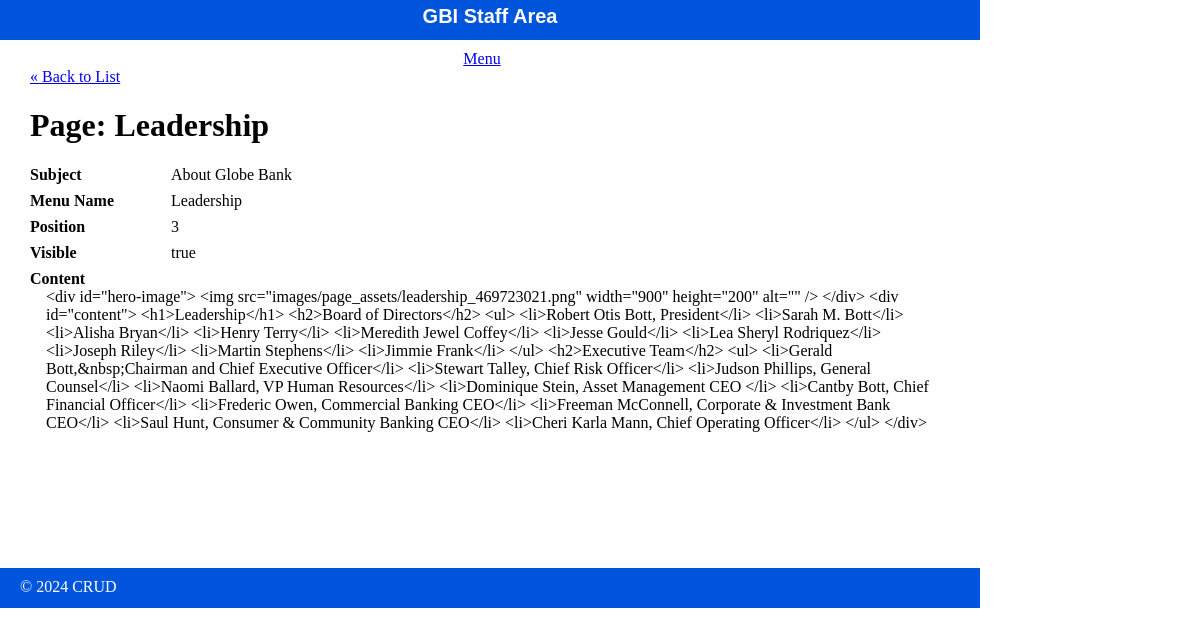
/staff/pages/show.php?id=3, run on the app's committed database.
### tables this page shows
CREATE TABLE pages (
	id INT(11) NOT NULL AUTO_INCREMENT,
	subject_id INT(11),
	menu_name VARCHAR(255),
	position INT(3),
	visible TINYINT(1),
	content TEXT,
	PRIMARY KEY (id)
);

CREATE TABLE subjects (
	id INT(11) NOT NULL AUTO_INCREMENT,
	menu_name VARCHAR(255),
	position INT(3),
	visible TINYINT(1),
	PRIMARY KEY (id)
);

### private/functions.php (called while the page is built, shortened)
<?php
function url_for($script_path) {
  return WWW_ROOT . $script_path;
}
function h($string="") {
  return htmlspecialchars($string);
}
?>

### private/database.php (called while the page is built, shortened)
<?php
    function db_escape($connection, $string){
        return mysqli_real_escape_string($connection, $string);
    }
?>

### private/query_functions.php (called while the page is built, shortened)
<?php
  function find_subject_by_id($id) {
    global $db;
    $sql = "SELECT * FROM subjects ";
    $sql .= "WHERE id='" . db_escape($db, $id) . "'";
    $result = mysqli_query($db, $sql);
    $subject = mysqli_fetch_assoc($result);
    return $subject;
  }
  function find_page_by_id($id) {
    global $db;
    $sql = "SELECT * FROM pages ";
    $sql .= "WHERE id='" . db_escape($db, $id) . "'";
    $result = mysqli_query($db, $sql);
    $page = mysqli_fetch_assoc($result);
    return $page;
  }
?>

### public/staff/pages/show.php (the view, shortened to what this page needs)
<?php
$id = $_GET['id'] ?? '1';
$page = find_page_by_id($id);
?>
<?php include(SHARED_PATH . '/staff_header.php'); ?>
<div id="content">
  <a class="back-link" href="<?php echo url_for('/staff/pages/index.php'); ?>">&laquo; Back to List</a>
  <div class="page show">
    <h1>Page: <?php echo h($page['menu_name']); ?></h1>
    <div class="attributes">
      <?php $subject = find_subject_by_id($page['subject_id']); ?>
      <dl>
        <dt>Subject</dt>
        <dd><?php echo h($subject['menu_name']); ?></dd>
      </dl>
      <dl>
        <dt>Menu Name</dt>
        <dd><?php echo h($page['menu_name']); ?></dd>
      </dl>
      <dl>
        <dt>Position</dt>
        <dd><?php echo h($page['position']); ?></dd>
      </dl>
      <dl>
        <dt>Visible</dt>
        <dd><?php echo $page['visible'] == '1' ? 'true' : 'false'; ?></dd>
      </dl>
      <dl>
        <dt>Content</dt>
        <dd><?php echo h($page['content']); ?></dd>
      </dl>
    </div>
  </div>
</div>
<?php include(SHARED_PATH . '/staff_footer.php'); ?>

### public/stylesheets/staff.css (style rules this page uses)
html { height: 100%; width: 100%; }
body { height: 980px; width: 100%; margin: 0; padding: 0; }
#content { width: 920px; min-height: 500px; padding: 0 30px; }
dl { clear: both; overflow: hidden; margin: 0.5em 0; }
dt { float: left; font-weight: bold; width: 125px; }
dd { float: left; margin-left: 1em; }

### data on the page
pages: menu_name "Leadership", position "3", content "<div id=\"hero-image\"> <img src=\"images/page_assets/leadership_469723021.png\" width=\"900\" height=\"200\" alt=\"\" /> </div> <div id=\"content\"> <h1>Leadership</h1> <h2>Board of Directors</h2> <ul> <li>Robert Otis Bott, President</li> <li>Sarah M. Bott</li> <li>Alisha Bryan</li> <li>Henry Terry</li> <li>Meredith Jewel Coffey</li> <li>Jesse Gould</li> <li>Lea Sheryl Rodriquez</li> <li>Joseph Riley</li> <li>Martin Stephens</li> <li>Jimmie Frank</li> </ul> <h2>Executive Team</h2> <ul> <li>Gerald Bott,&nbsp;Chairman and Chief Executive Officer</li> <li>Stewart Talley, Chief Risk Officer</li> <li>Judson Phillips, General Counsel</li> <li>Naomi Ballard, VP Human Resources</li> <li>Dominique Stein, Asset…"
subjects: menu_name "About Globe Bank"
